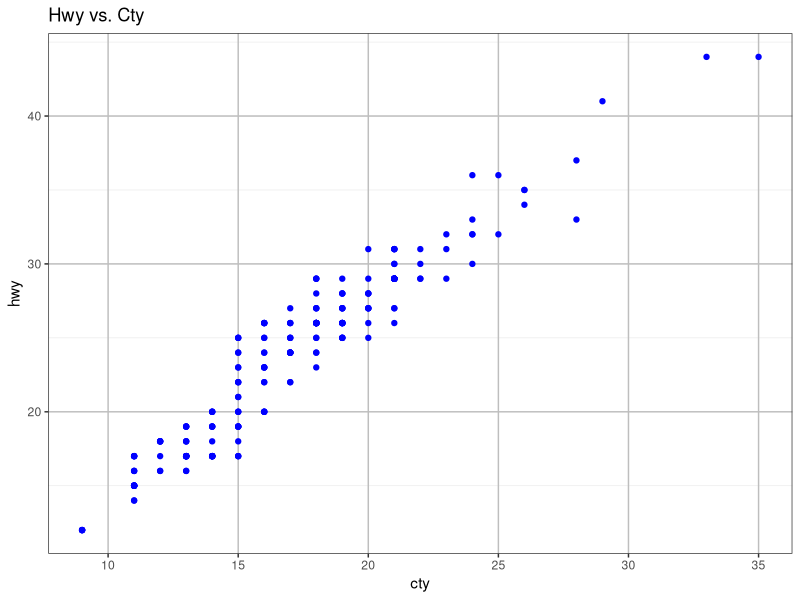
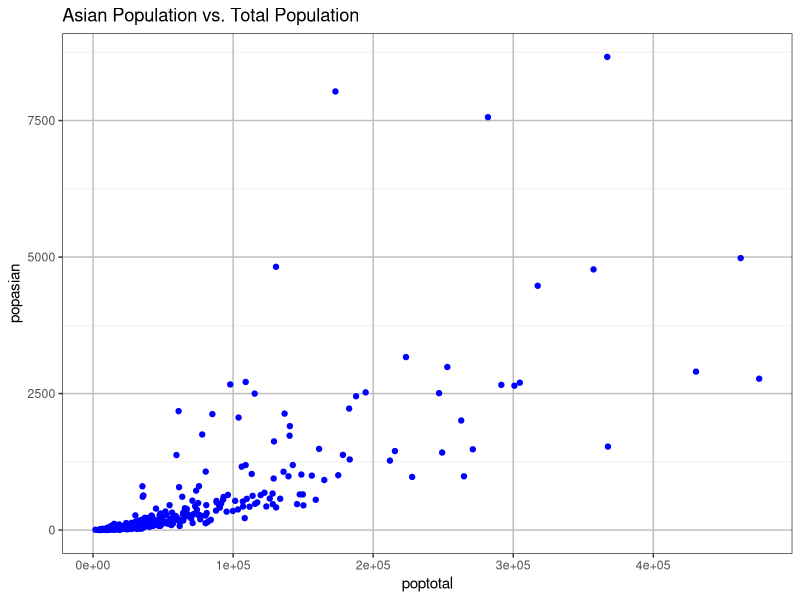
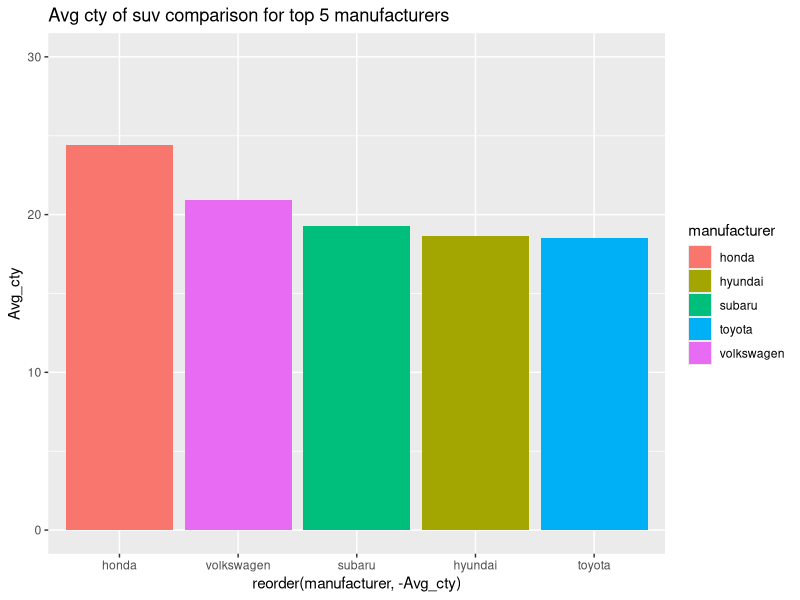
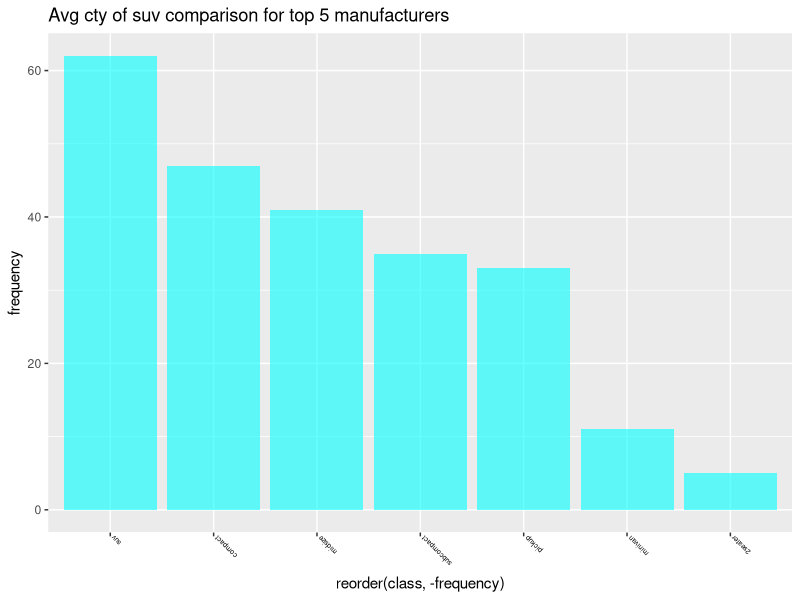
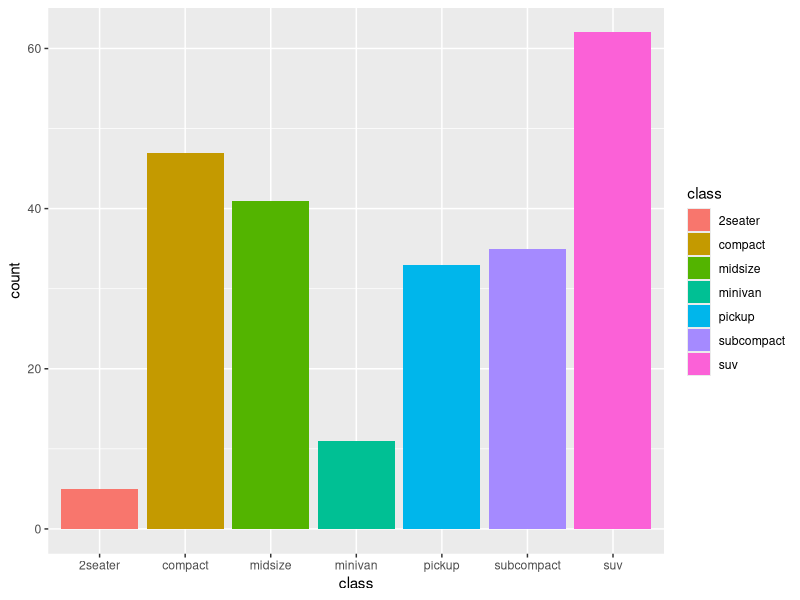
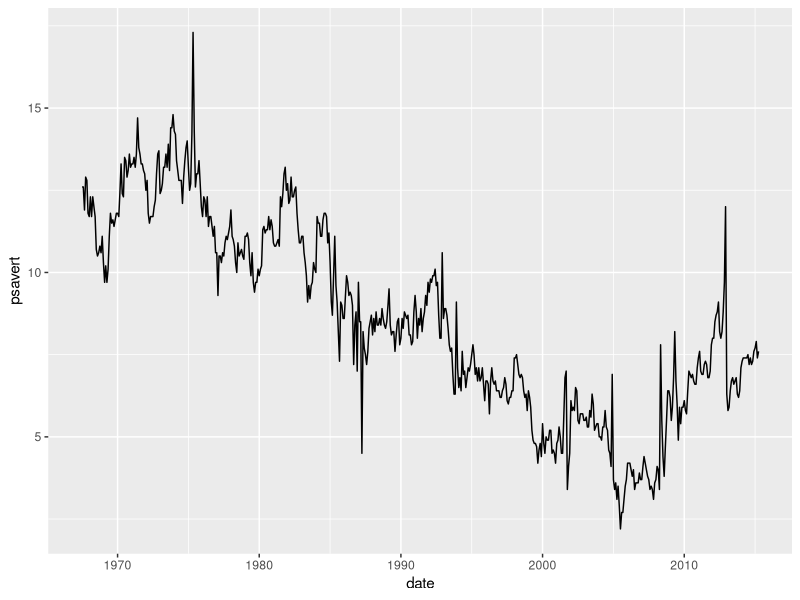

Write the R code that produced these figures, in order. (Note: this script raises an error after producing the figures.)
install.packages("dplyr")
install.packages("ggplot2")
install.packages("sqldf")
library (ggplot2)
library (dplyr)
mpg

#--------------------------------------------------------------------------
## 1.
ggplot(mpg, aes(x=cty, y=hwy)) +
  geom_point(colour = 'blue') + 
  labs(title = "Hwy vs. Cty") +
  theme_bw () +
  theme(panel.grid.major.x = element_line(colour='grey'),
        panel.grid.major.y = element_line(colour='grey'),
        panel.grid.minor.x = element_blank())

#--------------------------------------------------------------------------
## 2.
midwest
midwest_1 <- midwest %>%
  filter (poptotal <= 500000 ) %>%
  filter(popasian <= 10000) ;  midwest_1

ggplot(midwest_1, aes(x=poptotal, y=popasian)) +
  geom_point(colour = 'blue') + 
  labs(title = "Asian Population vs. Total Population") +
  theme_bw () +
  theme(panel.grid.major.x = element_line(colour='grey'),
        panel.grid.major.y = element_line(colour='grey'),
        panel.grid.minor.x = element_blank())


#--------------------------------------------------------------------------
## 3.
mpg
suv <- mpg %>%
  filter (class == 'suv') %>%
  group_by(manufacturer)  %>%
  summarise (mean_cty = mean(cty)) %>%
  arrange(desc(mean_cty)) %>%
  head(5)
suv

rm(list=ls())

library(sqldf)
suv_1 <- sqldf("select manufacturer, avg(cty) as Avg_cty from mpg
      group by manufacturer
      order by avg(cty) desc
      limit 0,5")
suv_1


ggplot(suv_1, aes(x= reorder(manufacturer, -Avg_cty), y=Avg_cty, fill = manufacturer)) +
  geom_bar(stat='identity') + 
  ylim (0, 30) +
  ggtitle("Avg cty of suv comparison for top 5 manufacturers ")



#--------------------------------------------------------------------------
## 4. 
class_fq <- sqldf("select class, count(*) as frequency from mpg
      group by class
      order by count(class) desc")
class_fq

ggplot(class_fq, aes(x= reorder(class, -frequency), y=frequency)) +
  geom_bar(stat='identity', fill = 'cyan', alpha = 0.6) + 
  ggtitle("Avg cty of suv comparison for top 5 manufacturers ") +
  theme(axis.text.x = element_text(angle=135, hjust=1, vjust=1,
                                   color='black', size=5))

#### actually, System gives you count automatically lol
ggplot(mpg, aes(x=class, fill=class)) + 
  geom_bar()

#--------------------------------------------------------------------------
## 5.  시계열 그래프란 y vs. 시간 으로 라인 으로 연결만 시켜주면 자동적으로 시계열 그래프가 만들어짐 
economics
ggplot (economics, aes(x=date, y=psavert)) + 
  geom_line()


#--------------------------------------------------------------------------
## 6.  

diamonds

install.packages("grid")
install.packages("gridExtra")


library(gridExtra)












  
